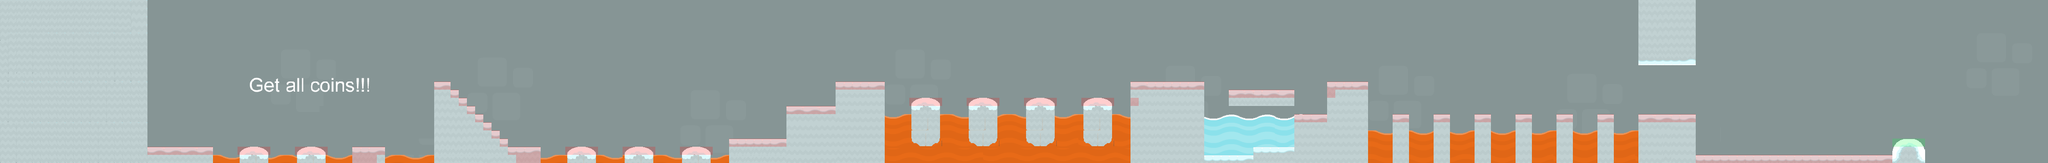

A 2D game scene composited from a Tiled map and its tileset images. What follows is a short description and the map's XML, with each tile layer's data collapsed to a summary:
An orthogonal 250x20 tile map with 16x16 px tiles, 5 tile layers (cav, water, bg, bgtwo, ...), 5 tilesets and 13 objects (EnemyOne, EnemyTwo, star1, star2, star3, ...).

<map version="1.0" orientation="orthogonal" width="250" height="20" tilewidth="16" tileheight="16">
 <tileset firstgid="1" name="bg_castle" tilewidth="16" tileheight="16">
  <image source="bg_castle.png" width="256" height="256" />
 </tileset>
 <tileset firstgid="257" name="tiles" tilewidth="16" tileheight="16">
  <image source="snowtiles.png" width="256" height="224" />
 </tileset>
 <tileset firstgid="481" name="tilea1new" tilewidth="16" tileheight="16">
  <image source="watertiles.png" width="512" height="384" />
 </tileset>
 <tileset firstgid="1249" name="meta_tiles" tilewidth="16" tileheight="16" spacing="1" margin="1">
  <image source="meta_tiles.png" width="67" height="34" />
  <tile id="0">
   <properties>
    <property name="Stand" value="True" />
   </properties>
  </tile>
  <tile id="2">
   <properties>
    <property name="Win" value="True" />
   </properties>
  </tile>
  <tile id="3">
   <properties>
    <property name="Water" value="True" />
   </properties>
  </tile>
  <tile id="5">
   <properties>
    <property name="BlockRight" value="True" />
   </properties>
  </tile>
 </tileset>
 <tileset firstgid="1255" name="requireskey" tilewidth="16" tileheight="16" spacing="1" margin="1">
  <image source="requireskey.png" width="400" height="400" />
 </tileset>
 <layer name="cav" width="250" height="20">
  <data>[5000 cells, 5000 non-empty, 256 distinct tile ids]</data>
 </layer>
 <layer name="water" width="250" height="20">
  <data>[5000 cells, 462 non-empty, 168 distinct tile ids]</data>
 </layer>
 <layer name="bg" width="250" height="20">
  <data>[5000 cells, 2278 non-empty, 98 distinct tile ids]</data>
 </layer>
 <layer name="bgtwo" width="250" height="20">
  <data>[5000 cells, 223 non-empty, 53 distinct tile ids]</data>
 </layer>
 <layer name="block" width="250" height="20">
  <data>[5000 cells, 510 non-empty, 4 distinct tile ids]</data>
 </layer>
 <objectgroup name="Object" width="250" height="20">
  <object name="EnemyOne" x="3056" y="208" />
  <object name="EnemyTwo" x="1920" y="176" />
 </objectgroup>
 <objectgroup name="starObjs" width="250" height="20">
  <object name="star1" x="864" y="144" />
  <object name="star2" x="1584" y="192" />
  <object name="star3" x="2144" y="176" />
  <object name="star4" x="3136" y="208" />
  <object name="star5" x="2896" y="208" />
  <object name="star6" x="2560" y="208" />
  <object name="star7" x="3600" y="272" />
  <object name="star8" x="1312" y="240" />
 </objectgroup>
 <objectgroup name="moveObjs" width="250" height="20">
  <object name="platform1" x="800" y="304" />
 </objectgroup>
 <objectgroup name="powerObjs" width="250" height="20">
  <object name="shotrefill1" x="1808" y="176" />
  <object name="shotrefill2" x="2816" y="208" />
 </objectgroup>
</map>
